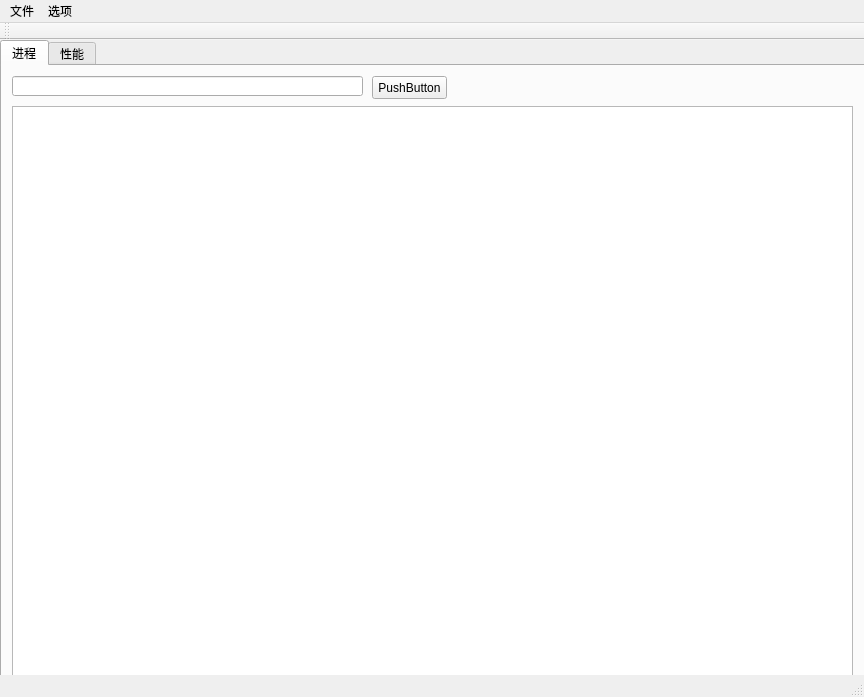
<?xml version="1.0" encoding="UTF-8"?>
<ui version="4.0">
 <class>MainWindow</class>
 <widget class="QMainWindow" name="MainWindow">
  <property name="geometry">
   <rect>
    <x>0</x>
    <y>0</y>
    <width>864</width>
    <height>697</height>
   </rect>
  </property>
  <property name="windowTitle">
   <string>MainWindow</string>
  </property>
  <widget class="QWidget" name="centralWidget">
   <widget class="QTabWidget" name="tabWidget">
    <property name="geometry">
     <rect>
      <x>0</x>
      <y>0</y>
      <width>871</width>
      <height>641</height>
     </rect>
    </property>
    <property name="currentIndex">
     <number>0</number>
    </property>
    <widget class="QWidget" name="tab">
     <attribute name="title">
      <string>进程</string>
     </attribute>
     <widget class="QTableView" name="tableView">
      <property name="geometry">
       <rect>
        <x>10</x>
        <y>40</y>
        <width>841</width>
        <height>571</height>
       </rect>
      </property>
     </widget>
     <widget class="QLineEdit" name="lineEdit">
      <property name="geometry">
       <rect>
        <x>10</x>
        <y>10</y>
        <width>351</width>
        <height>20</height>
       </rect>
      </property>
     </widget>
     <widget class="QPushButton" name="pushButton">
      <property name="geometry">
       <rect>
        <x>370</x>
        <y>10</y>
        <width>75</width>
        <height>23</height>
       </rect>
      </property>
      <property name="text">
       <string>PushButton</string>
      </property>
     </widget>
    </widget>
    <widget class="QWidget" name="tab_2">
     <attribute name="title">
      <string>性能</string>
     </attribute>
     <widget class="QScrollArea" name="scrollArea_2">
      <property name="geometry">
       <rect>
        <x>200</x>
        <y>120</y>
        <width>651</width>
        <height>491</height>
       </rect>
      </property>
      <property name="widgetResizable">
       <bool>true</bool>
      </property>
      <widget class="QWidget" name="scrollAreaWidgetContents_2">
       <property name="geometry">
        <rect>
         <x>0</x>
         <y>0</y>
         <width>649</width>
         <height>489</height>
        </rect>
       </property>
      </widget>
     </widget>
     <widget class="QListWidget" name="listWidget">
      <property name="geometry">
       <rect>
        <x>10</x>
        <y>120</y>
        <width>181</width>
        <height>491</height>
       </rect>
      </property>
     </widget>
     <widget class="QListWidget" name="listWidget2">
      <property name="geometry">
       <rect>
        <x>10</x>
        <y>10</y>
        <width>841</width>
        <height>101</height>
       </rect>
      </property>
     </widget>
    </widget>
   </widget>
  </widget>
  <widget class="QMenuBar" name="menuBar">
   <property name="geometry">
    <rect>
     <x>0</x>
     <y>0</y>
     <width>864</width>
     <height>23</height>
    </rect>
   </property>
   <widget class="QMenu" name="menu">
    <property name="title">
     <string>文件</string>
    </property>
   </widget>
   <widget class="QMenu" name="menu_2">
    <property name="title">
     <string>选项</string>
    </property>
    <addaction name="actionSet"/>
   </widget>
   <addaction name="menu"/>
   <addaction name="menu_2"/>
  </widget>
  <widget class="QToolBar" name="mainToolBar">
   <attribute name="toolBarArea">
    <enum>TopToolBarArea</enum>
   </attribute>
   <attribute name="toolBarBreak">
    <bool>false</bool>
   </attribute>
  </widget>
  <widget class="QStatusBar" name="statusBar"/>
  <action name="actionSet">
   <property name="text">
    <string>Set</string>
   </property>
  </action>
 </widget>
 <layoutdefault spacing="6" margin="11"/>
 <resources/>
 <connections/>
</ui>
